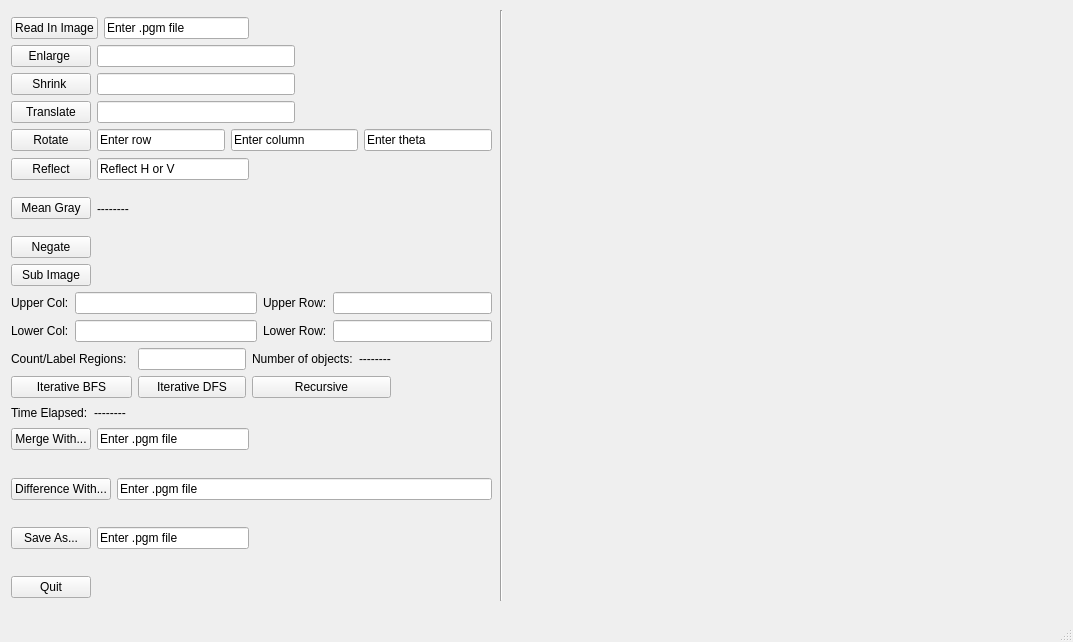
<?xml version="1.0" encoding="UTF-8"?>
<ui version="4.0">
 <class>imageUIClass</class>
 <widget class="QMainWindow" name="imageUIClass">
  <property name="geometry">
   <rect>
    <x>0</x>
    <y>0</y>
    <width>1073</width>
    <height>642</height>
   </rect>
  </property>
  <property name="windowTitle">
   <string>Image Manipulator</string>
  </property>
  <widget class="QWidget" name="centralwidget">
   <widget class="QWidget" name="layoutWidget">
    <property name="geometry">
     <rect>
      <x>500</x>
      <y>10</y>
      <width>561</width>
      <height>591</height>
     </rect>
    </property>
    <layout class="QGridLayout" name="gridLayout_2">
     <item row="0" column="0">
      <widget class="Line" name="line">
       <property name="orientation">
        <enum>Qt::Vertical</enum>
       </property>
      </widget>
     </item>
     <item row="0" column="1">
      <widget class="QLabel" name="picture">
       <property name="text">
        <string/>
       </property>
      </widget>
     </item>
    </layout>
   </widget>
   <widget class="QWidget" name="">
    <property name="geometry">
     <rect>
      <x>11</x>
      <y>17</y>
      <width>481</width>
      <height>581</height>
     </rect>
    </property>
    <layout class="QGridLayout" name="gridLayout_4">
     <item row="0" column="0">
      <layout class="QHBoxLayout" name="horizontalLayout">
       <item>
        <widget class="QPushButton" name="readInImage">
         <property name="text">
          <string>Read In Image</string>
         </property>
        </widget>
       </item>
       <item>
        <widget class="QLineEdit" name="imageName">
         <property name="text">
          <string>Enter .pgm file</string>
         </property>
        </widget>
       </item>
      </layout>
     </item>
     <item row="1" column="0" colspan="2">
      <layout class="QHBoxLayout" name="horizontalLayout_2">
       <item>
        <widget class="QPushButton" name="enlargeImage">
         <property name="text">
          <string>Enlarge </string>
         </property>
        </widget>
       </item>
       <item>
        <widget class="QLineEdit" name="enlarge_LineEdit"/>
       </item>
       <item>
        <spacer name="horizontalSpacer_2">
         <property name="orientation">
          <enum>Qt::Horizontal</enum>
         </property>
         <property name="sizeHint" stdset="0">
          <size>
           <width>40</width>
           <height>20</height>
          </size>
         </property>
        </spacer>
       </item>
      </layout>
     </item>
     <item row="2" column="0" colspan="2">
      <layout class="QHBoxLayout" name="horizontalLayout_3">
       <item>
        <widget class="QPushButton" name="shrinkImage">
         <property name="text">
          <string>Shrink </string>
         </property>
        </widget>
       </item>
       <item>
        <widget class="QLineEdit" name="shrink_LineEdit"/>
       </item>
       <item>
        <spacer name="horizontalSpacer_3">
         <property name="orientation">
          <enum>Qt::Horizontal</enum>
         </property>
         <property name="sizeHint" stdset="0">
          <size>
           <width>40</width>
           <height>20</height>
          </size>
         </property>
        </spacer>
       </item>
      </layout>
     </item>
     <item row="3" column="0" colspan="2">
      <layout class="QHBoxLayout" name="horizontalLayout_4">
       <item>
        <widget class="QPushButton" name="translateImage">
         <property name="text">
          <string>Translate</string>
         </property>
        </widget>
       </item>
       <item>
        <widget class="QLineEdit" name="translate_LineEdit"/>
       </item>
       <item>
        <spacer name="horizontalSpacer_4">
         <property name="orientation">
          <enum>Qt::Horizontal</enum>
         </property>
         <property name="sizeHint" stdset="0">
          <size>
           <width>40</width>
           <height>20</height>
          </size>
         </property>
        </spacer>
       </item>
      </layout>
     </item>
     <item row="4" column="0" colspan="2">
      <layout class="QHBoxLayout" name="horizontalLayout_5">
       <item>
        <widget class="QPushButton" name="rotateImage">
         <property name="text">
          <string>Rotate</string>
         </property>
        </widget>
       </item>
       <item>
        <widget class="QLineEdit" name="row_LineEdit">
         <property name="text">
          <string>Enter row</string>
         </property>
        </widget>
       </item>
       <item>
        <widget class="QLineEdit" name="col_LineEdit">
         <property name="text">
          <string>Enter column</string>
         </property>
        </widget>
       </item>
       <item>
        <widget class="QLineEdit" name="rotation_LineEdit">
         <property name="text">
          <string>Enter theta</string>
         </property>
        </widget>
       </item>
      </layout>
     </item>
     <item row="5" column="0">
      <layout class="QHBoxLayout" name="horizontalLayout_10">
       <item>
        <layout class="QHBoxLayout" name="horizontalLayout_6">
         <item>
          <widget class="QPushButton" name="reflectImage">
           <property name="text">
            <string>Reflect</string>
           </property>
          </widget>
         </item>
        </layout>
       </item>
       <item>
        <widget class="QLineEdit" name="reflectEdit">
         <property name="text">
          <string>Reflect H or V</string>
         </property>
        </widget>
       </item>
      </layout>
     </item>
     <item row="5" column="1">
      <spacer name="horizontalSpacer_10">
       <property name="orientation">
        <enum>Qt::Horizontal</enum>
       </property>
       <property name="sizeHint" stdset="0">
        <size>
         <width>208</width>
         <height>24</height>
        </size>
       </property>
      </spacer>
     </item>
     <item row="6" column="0">
      <layout class="QHBoxLayout" name="horizontalLayout_7">
       <item>
        <widget class="QPushButton" name="meanGray">
         <property name="text">
          <string>Mean Gray</string>
         </property>
        </widget>
       </item>
       <item>
        <widget class="QLabel" name="meanGray_label">
         <property name="text">
          <string>--------</string>
         </property>
        </widget>
       </item>
       <item>
        <widget class="QLabel" name="label">
         <property name="text">
          <string/>
         </property>
        </widget>
       </item>
       <item>
        <spacer name="horizontalSpacer_9">
         <property name="orientation">
          <enum>Qt::Horizontal</enum>
         </property>
         <property name="sizeHint" stdset="0">
          <size>
           <width>40</width>
           <height>20</height>
          </size>
         </property>
        </spacer>
       </item>
      </layout>
     </item>
     <item row="7" column="0">
      <layout class="QHBoxLayout" name="horizontalLayout_8">
       <item>
        <widget class="QPushButton" name="negateImage">
         <property name="text">
          <string>Negate</string>
         </property>
        </widget>
       </item>
       <item>
        <spacer name="horizontalSpacer_7">
         <property name="orientation">
          <enum>Qt::Horizontal</enum>
         </property>
         <property name="sizeHint" stdset="0">
          <size>
           <width>40</width>
           <height>20</height>
          </size>
         </property>
        </spacer>
       </item>
      </layout>
     </item>
     <item row="8" column="0" colspan="2">
      <layout class="QGridLayout" name="gridLayout">
       <item row="0" column="0" colspan="2">
        <widget class="QPushButton" name="subImage">
         <property name="text">
          <string>Sub Image</string>
         </property>
        </widget>
       </item>
       <item row="0" column="2">
        <spacer name="horizontalSpacer_5">
         <property name="orientation">
          <enum>Qt::Horizontal</enum>
         </property>
         <property name="sizeHint" stdset="0">
          <size>
           <width>40</width>
           <height>20</height>
          </size>
         </property>
        </spacer>
       </item>
       <item row="1" column="0">
        <widget class="QLabel" name="UL_Label">
         <property name="text">
          <string>Upper Col:</string>
         </property>
        </widget>
       </item>
       <item row="1" column="1" colspan="2">
        <widget class="QLineEdit" name="UL_LineEdit"/>
       </item>
       <item row="1" column="3">
        <widget class="QLabel" name="UR">
         <property name="text">
          <string>Upper Row:</string>
         </property>
        </widget>
       </item>
       <item row="1" column="4">
        <widget class="QLineEdit" name="UR_LineEdit"/>
       </item>
       <item row="2" column="0">
        <widget class="QLabel" name="LL_Label">
         <property name="text">
          <string>Lower Col:</string>
         </property>
        </widget>
       </item>
       <item row="2" column="1" colspan="2">
        <widget class="QLineEdit" name="LL_LineEdit"/>
       </item>
       <item row="2" column="3">
        <widget class="QLabel" name="LR">
         <property name="text">
          <string>Lower Row:</string>
         </property>
        </widget>
       </item>
       <item row="2" column="4">
        <widget class="QLineEdit" name="LR_LineEdit"/>
       </item>
      </layout>
     </item>
     <item row="9" column="0" colspan="2">
      <layout class="QGridLayout" name="gridLayout_3">
       <item row="0" column="0" colspan="3">
        <widget class="QLabel" name="Regions_label">
         <property name="text">
          <string>Count/Label Regions: </string>
         </property>
        </widget>
       </item>
       <item row="0" column="3">
        <widget class="QLineEdit" name="thresholdValue_LineEdit">
         <property name="inputMask">
          <string/>
         </property>
         <property name="text">
          <string/>
         </property>
        </widget>
       </item>
       <item row="0" column="4">
        <widget class="QLabel" name="label_num">
         <property name="text">
          <string>Number of objects:</string>
         </property>
        </widget>
       </item>
       <item row="0" column="5">
        <widget class="QLabel" name="threshold_label">
         <property name="text">
          <string>--------</string>
         </property>
        </widget>
       </item>
       <item row="0" column="6">
        <spacer name="horizontalSpacer_8">
         <property name="orientation">
          <enum>Qt::Horizontal</enum>
         </property>
         <property name="sizeHint" stdset="0">
          <size>
           <width>13</width>
           <height>18</height>
          </size>
         </property>
        </spacer>
       </item>
       <item row="1" column="0" colspan="3">
        <widget class="QPushButton" name="BFS">
         <property name="text">
          <string>Iterative BFS</string>
         </property>
        </widget>
       </item>
       <item row="1" column="3">
        <widget class="QPushButton" name="DFS">
         <property name="text">
          <string>Iterative DFS</string>
         </property>
        </widget>
       </item>
       <item row="1" column="4" colspan="2">
        <widget class="QPushButton" name="Recursive">
         <property name="text">
          <string>Recursive</string>
         </property>
        </widget>
       </item>
       <item row="2" column="0">
        <widget class="QLabel" name="Elapsed_label">
         <property name="text">
          <string>Time Elapsed:</string>
         </property>
        </widget>
       </item>
       <item row="2" column="1">
        <widget class="QLabel" name="time_label">
         <property name="text">
          <string>--------</string>
         </property>
        </widget>
       </item>
       <item row="2" column="2" colspan="5">
        <spacer name="horizontalSpacer_11">
         <property name="orientation">
          <enum>Qt::Horizontal</enum>
         </property>
         <property name="sizeHint" stdset="0">
          <size>
           <width>308</width>
           <height>18</height>
          </size>
         </property>
        </spacer>
       </item>
      </layout>
     </item>
     <item row="10" column="0">
      <layout class="QFormLayout" name="formLayout">
       <item row="0" column="0">
        <widget class="QPushButton" name="mergeImage">
         <property name="text">
          <string>Merge With...</string>
         </property>
        </widget>
       </item>
       <item row="0" column="1">
        <widget class="QLineEdit" name="imageName_2">
         <property name="text">
          <string>Enter .pgm file</string>
         </property>
        </widget>
       </item>
      </layout>
     </item>
     <item row="11" column="0" colspan="2">
      <layout class="QFormLayout" name="formLayout_2">
       <item row="0" column="0">
        <widget class="QPushButton" name="differenceImage">
         <property name="text">
          <string>Difference With...</string>
         </property>
        </widget>
       </item>
       <item row="0" column="1">
        <widget class="QLineEdit" name="imageName_3">
         <property name="text">
          <string>Enter .pgm file</string>
         </property>
        </widget>
       </item>
      </layout>
     </item>
     <item row="12" column="0">
      <layout class="QFormLayout" name="formLayout_3">
       <property name="fieldGrowthPolicy">
        <enum>QFormLayout::AllNonFixedFieldsGrow</enum>
       </property>
       <item row="0" column="0">
        <widget class="QPushButton" name="saveAsImage">
         <property name="text">
          <string>Save As...</string>
         </property>
        </widget>
       </item>
       <item row="0" column="1">
        <widget class="QLineEdit" name="imageName_4">
         <property name="text">
          <string>Enter .pgm file</string>
         </property>
        </widget>
       </item>
      </layout>
     </item>
     <item row="13" column="0">
      <layout class="QHBoxLayout" name="horizontalLayout_9">
       <item>
        <widget class="QPushButton" name="quitImage">
         <property name="text">
          <string>Quit</string>
         </property>
        </widget>
       </item>
       <item>
        <spacer name="horizontalSpacer">
         <property name="orientation">
          <enum>Qt::Horizontal</enum>
         </property>
         <property name="sizeHint" stdset="0">
          <size>
           <width>40</width>
           <height>20</height>
          </size>
         </property>
        </spacer>
       </item>
      </layout>
     </item>
    </layout>
   </widget>
  </widget>
  <widget class="QMenuBar" name="menubar">
   <property name="geometry">
    <rect>
     <x>0</x>
     <y>0</y>
     <width>1073</width>
     <height>20</height>
    </rect>
   </property>
  </widget>
  <widget class="QStatusBar" name="statusbar"/>
 </widget>
 <resources/>
 <connections/>
</ui>
